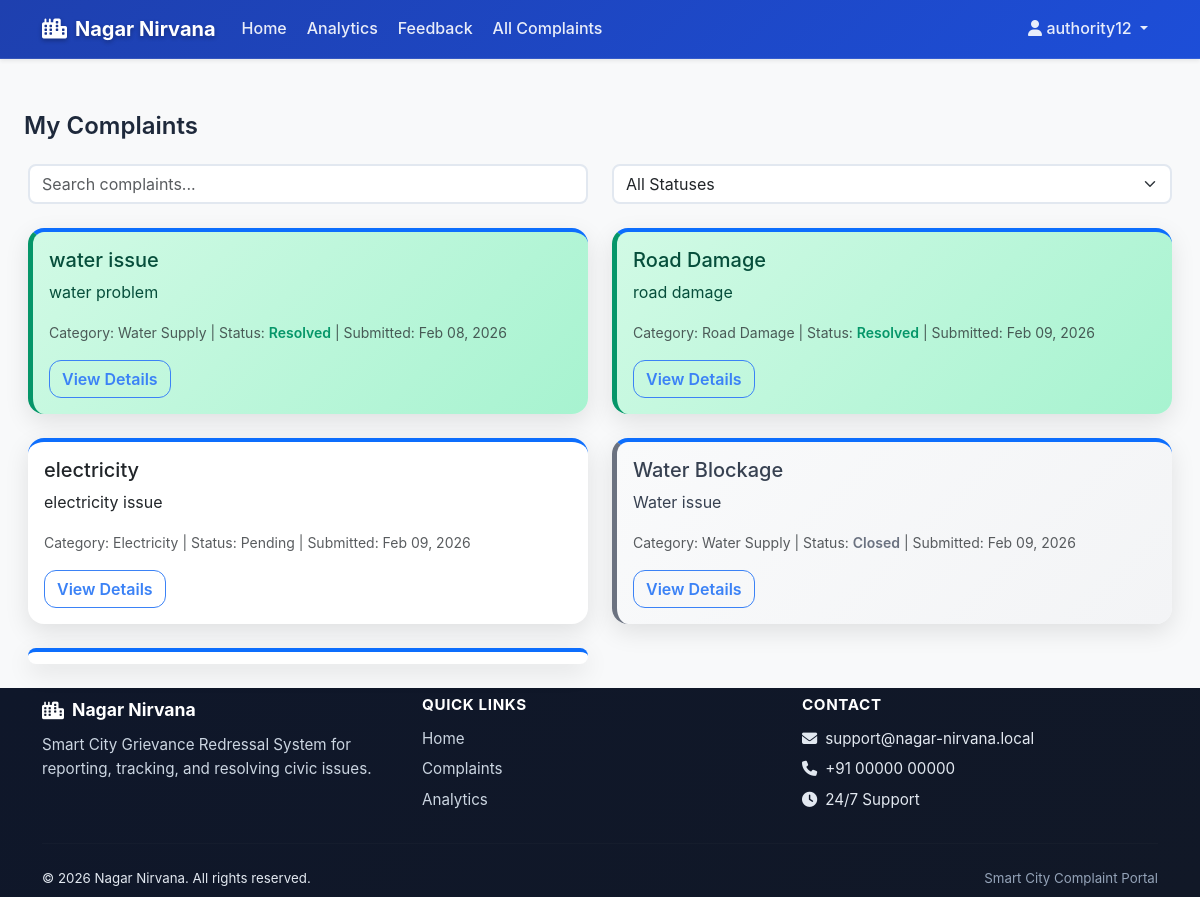
The app's page /complaints/ (signed in) with its own data.
### accounts/models.py (models this page shows)
class User(AbstractUser):
    is_citizen = models.BooleanField(default=True)
    is_authority = models.BooleanField(default=False)
    phone = models.CharField(max_length=15, blank=True)
    address = models.TextField(blank=True)

### complaints/models.py (models this page shows, shortened)
class Complaint(models.Model):
    STATUS_CHOICES = [
        ('Submitted', 'Submitted'),
        ('In Progress', 'In Progress'),
        ('Resolved', 'Resolved'),
        ('Closed', 'Closed'),
    ]
    PRIORITY_CHOICES = [
        ('low', 'Low'),
        ('medium', 'Medium'),
        ('high', 'High'),
        ('urgent', 'Urgent'),
    ]
    citizen = models.ForeignKey(
        User,
        on_delete=models.CASCADE,
        related_name='complaints'
    )
    tracking_id = models.CharField(max_length=25, unique=True, db_index=True, editable=False)
    category = models.ForeignKey(Category, on_delete=models.CASCADE)
    title = models.CharField(max_length=200)
    description = models.TextField()
    location = models.CharField(max_length=255, blank=True)
    latitude = models.FloatField(null=True, blank=True)
    longitude = models.FloatField(null=True, blank=True)
    image = models.ImageField(upload_to='complaints/', blank=True, null=True)
    video = models.FileField(upload_to='complaints/', blank=True, null=True)
    status = models.CharField(
        max_length=20,
        choices=STATUS_CHOICES,
        default='Submitted'
    )
    priority = models.CharField(
        max_length=20,
        choices=PRIORITY_CHOICES,
        default='medium'
    )
    assigned_to = models.ForeignKey(
        User,
        on_delete=models.SET_NULL,
        null=True,
        blank=True,
        related_name='assigned_complaints'
    )
    created_at = models.DateTimeField(default=timezone.now)
    updated_at = models.DateTimeField(auto_now=True)
    resolved_at = models.DateTimeField(null=True, blank=True)
    attachment = models.FileField(upload_to='complaints/', null=True, blank=True)

class Category(models.Model):
    name = models.CharField(max_length=100)
    description = models.TextField(blank=True)

### complaints/views.py (the view)
# urls.py: path('', views.complaint_list, name='complaint_list'),
@login_required
def complaint_list(request):
    if request.user.is_citizen:
        complaints = Complaint.objects.filter(citizen=request.user)
    else:
        complaints = Complaint.objects.all()
    return render(request, 'complaints/complaint_list.html', {
        'complaints': complaints,
        'page_title': 'My Complaints',
        'page_heading': 'My Complaints',
        'show_submit': True,
    })

### complaints/templates/complaints/complaint_list.html (shortened to what this page needs)
{% extends 'base.html' %}
{% block content %}
<div class="d-flex justify-content-between align-items-center mb-4">
    <h2 class="h4 fw-semibold mb-0 mt-3 mx-4">{{ page_heading|default:"My Complaints" }}</h2>
</div>
<div class="row mb-4 mx-3">
    <div class="col-md-6">
        <input type="text" id="searchInput" class="form-control" placeholder="Search complaints...">
    </div>
    <div class="col-md-6">
        <select id="statusFilter" class="form-select">
            <option value="">All Statuses</option>
        </select>
    </div>
</div>
{% if complaints %}
    <div class="row mx-3" id="complaintsContainer">
        {% for complaint in complaints %}
            <div class="col-md-6 mb-4 complaint-item" data-status="{{ complaint.status }}" data-title="{{ complaint.title|lower }}" data-description="{{ complaint.description|lower }}">
                <div class="card complaint-card {{ complaint.status }}">
                    <div class="card-body">
                        <h5 class="card-title">{{ complaint.title }}</h5>
                        <p class="card-text">{{ complaint.description|truncatechars:100 }}</p>
                        <p class="card-text">
                            <small class="text-muted">
                                Category: {{ complaint.category.name }} |
                                Status: <span class="status-{{ complaint.status }}">{{ complaint.get_status_display }}</span> |
                                Submitted: {{ complaint.created_at|date:"M d, Y" }}
                            </small>
                        </p>
                        <a href="{% url 'complaints:complaint_detail' pk=complaint.pk %}" class="btn btn-outline-primary">View Details</a>
                    </div>
                </div>
            </div>
        {% endfor %}
    </div>
{% endif %}
{% endblock %}

### templates/base.html (shortened to what this page needs)
﻿{% load static %}
<!DOCTYPE html>
<html lang="en" data-theme="light">
<head>
    <link href="https://cdn.jsdelivr.net/npm/bootstrap@5.3.2/dist/css/bootstrap.min.css" rel="stylesheet">
    <link href="https://cdnjs.cloudflare.com/ajax/libs/font-awesome/6.5.1/css/all.min.css" rel="stylesheet">
    <link rel="stylesheet" href="{% static 'css/style.css' %}?v={% now 'U' %}">
</head>
<body class="bg-light d-flex flex-column min-vh-100">
<nav class="navbar navbar-expand-lg navbar-light bg-white shadow-sm fixed-top">
    <div class="container">
        <a class="navbar-brand fw-bold text-primary" href="{% url 'accounts:home' %}">
            <i class="fas fa-city me-2"></i>Nagar Nirvana
        </a>
        <div class="collapse navbar-collapse" id="navMain">
            <ul class="navbar-nav me-auto">
                <li class="nav-item">
                    <a class="nav-link {% if request.resolver_match.url_name == 'home' %}active{% endif %}"
                       href="{% url 'accounts:home' %}">Home</a>
                </li>
                {% if user.is_authenticated and user.is_authority %}
                <li class="nav-item">
                    <a class="nav-link" href="{% url 'dashboard:analytics' %}">
                        Analytics
                    </a>
                </li>
                <li class="nav-item">
                    <a class="nav-link" href="{% url 'complaints:feedback_list' %}">
                        Feedback
                    </a>
                </li>
                <li class="nav-item">
                    <a class="nav-link" href="{% url 'complaints:complaint_list' %}">
                        All Complaints
                    </a>
                </li>
                {% endif %}
            </ul>
            <ul class="navbar-nav ms-auto">
                {% if user.is_authenticated %}
                    <li class="nav-item dropdown">
                        <a class="nav-link dropdown-toggle" href="#" role="button" data-bs-toggle="dropdown" aria-expanded="false">
                            <i class="fas fa-user"></i> {{ user.username }}
                        </a>
                    </li>
                {% else %}
                    <li class="nav-item"><a class="nav-link" href="{% url 'accounts:login' %}">Login</a></li>
                    <li class="nav-item">
                        <a class="btn btn-primary ms-2" href="{% url 'accounts:register' %}">Register</a>
                    </li>
                {% endif %}
            </ul>
        </div>
    </div>
</nav>
{% block content %}{% endblock %}
<footer class="site-footer mt-auto">
    <div class="container py-2">
        <div class="row g-4">
            <div class="col-md-4">
                <div class="footer-brand d-flex align-items-center mb-2">
                    <i class="fas fa-city me-2"></i>
                    <span class="fw-bold">Nagar Nirvana</span>
                </div>
                <p class="footer-text mb-0">
                    Smart City Grievance Redressal System for reporting, tracking, and resolving civic issues.
                </p>
            </div>
            <div class="col-md-4">
                <h6 class="footer-title">Quick Links</h6>
                <ul class="footer-links list-unstyled mb-0">
                    <li><a href="{% url 'accounts:home' %}">Home</a></li>
                    {% if user.is_authenticated and user.is_authority %}
                        <li><a href="{% url 'complaints:complaint_list' %}">Complaints</a></li>
                        <li><a href="{% url 'dashboard:analytics' %}">Analytics</a></li>
                    {% endif %}
                </ul>
            </div>
            <div class="col-md-4">
                <h6 class="footer-title">Contact</h6>
                <ul class="footer-links list-unstyled mb-0">
                    <li><i class="fas fa-envelope me-2"></i>support@nagar-nirvana.local</li>
                    <li><i class="fas fa-phone me-2"></i>+91 00000 00000</li>
                    <li><i class="fas fa-clock me-2"></i>24/7 Support</li>
                </ul>
            </div>
        </div>
        <hr class="footer-divider my-4">
        <div class="d-flex flex-column flex-md-row justify-content-between align-items-center gap-2">
            <small>© {% now "Y" %} Nagar Nirvana. All rights reserved.</small>
            <small class="footer-muted">Smart City Complaint Portal</small>
        </div>
    </div>
</footer>
</body>
</html>

### static/css/style.css (style rules this page uses)
:root { --primary-blue: #1e40af; --primary-teal: #0f766e; --secondary-green: #059669; --accent-gold: #fbbf24; --accent-orange: #ea580c; --accent-purple: #7c3aed; --light-bg: #f8fafc; --dark-bg: #1e293b; --navy-bg: #1e3a8a; --text-primary: #1e293b; --text-secondary: #64748b; --text-light: #94a3b8; --border-light: #e2e8f0; --shadow-light: rgba(0, 0, 0, 0.1); --shadow-medium: rgba(0, 0, 0, 0.15); }
html, body { margin: 0; padding: 0; }
body { font-family: 'Segoe UI', Tahoma, Geneva, Verdana, sans-serif; background-color: #f8f9fa; color: #1e293b; line-height: 1.6; padding-top: 70px; }
.navbar { background: linear-gradient(135deg, #1e40af 0%, #1d4ed8 100%) !important; box-shadow: 0 4px 6px -1px rgba(0, 0, 0, 0.1); backdrop-filter: blur(10px); border-bottom: 1px solid rgba(255, 255, 255, 0.1); margin-top: 0 !important; padding: 0.5rem; top: 0; z-index: 1030; }
.navbar .container { padding-top: 0; padding-bottom: 0; }
.navbar-brand { font-weight: 700 !important; font-size: 1.25rem !important; color: #ffffff !important; transition: all 0.3s ease; text-shadow: 0 2px 4px rgba(0, 0, 0, 0.3); }
.nav-link { font-weight: 500; color: rgba(255, 255, 255, 0.9) !important; transition: all 0.3s ease; border-radius: 8px; margin: 0 2px; position: relative; }
.card { border: none; border-radius: 16px; box-shadow: 0 8px 25px rgba(0, 0, 0, 0.1); animation: fadeInUp 0.6s ease-out; background-color: #ffffff; transition: all 0.3s ease; overflow: hidden; border-top: 4px solid #0d6efd; }
.btn-outline-primary { border-color: var(--primary-blue); color: var(--primary-blue); border-radius: 12px; font-weight: 600; transition: all 0.3s ease; }
.status-resolved { color: #059669; font-weight: 600; }
.status-closed { color: #6b7280; font-weight: 600; }
.complaint-card { transition: transform 0.3s ease, box-shadow 0.3s ease; cursor: pointer; }
.complaint-card.resolved { background: linear-gradient(135deg, #d1fae5 0%, #a7f3d0 100%); border-left: 5px solid #059669; }
.complaint-card.resolved .card-title, .complaint-card.resolved .card-text { color: #064e3b; }
.complaint-card.closed { background: linear-gradient(135deg, #f9fafb 0%, #f3f4f6 100%); border-left: 5px solid #6b7280; }
.complaint-card.closed .card-title, .complaint-card.closed .card-text { color: #374151; }
.form-control { border-radius: 8px; border: 2px solid #e2e8f0; transition: border-color 0.3s ease, box-shadow 0.3s ease; }
.form-select { border-radius: 8px; border: 2px solid #e2e8f0; transition: border-color 0.3s ease, box-shadow 0.3s ease; }
footer { margin-top: auto; background-color: #1e293b; color: #cbd5e1; }
:root { --primary-blue: #3b82f6; --primary-teal: #06b6d4; --accent-green: #10b981; --accent-purple: #8b5cf6; --text-dark: #111827; --text-muted: #6b7280; --bg-white: #ffffff; --bg-light: #f9fafb; --border-light: #e5e7eb; --shadow-sm: 0 1px 2px 0 rgba(0, 0, 0, 0.05); --shadow-md: 0 4px 6px -1px rgba(0, 0, 0, 0.1), 0 2px 4px -1px rgba(0, 0, 0, 0.06); --shadow-lg: 0 10px 15px -3px rgba(0, 0, 0, 0.1), 0 4px 6px -2px rgba(0, 0, 0, 0.05); --border-radius: 20px; }
body { background-color: #f8f9fa; font-family: 'Inter', sans-serif; }
.site-footer { background: linear-gradient(135deg, #0f172a 0%, #111827 100%); color: #e2e8f0; font-size: 0.95rem; }
.site-footer .footer-brand { font-size: 1.1rem; color: #ffffff; }
.site-footer .footer-text { color: #cbd5e1; }
.site-footer .footer-title { color: #ffffff; font-weight: 700; margin-bottom: 0.75rem; font-size: 0.95rem; text-transform: uppercase; letter-spacing: 0.04em; }
.site-footer .footer-links li { margin-bottom: 0.4rem; }
.site-footer .footer-links a { color: #cbd5e1; text-decoration: none; }
.site-footer .footer-divider { border-color: rgba(255, 255, 255, 0.08); }
.site-footer .footer-muted { color: #94a3b8; }

### records on screen
User: username "authority12"
Complaint: title "water issue", description "water problem", category.name "Water Supply", status "Resolved", created_at "Feb 08, 2026"
Complaint: title "Road Damage", description "road damage", category.name "Road Damage", status "Resolved", created_at "Feb 09, 2026"
Complaint: title "electricity", description "electricity issue", category.name "Electricity", status "Pending", created_at "Feb 09, 2026"
Complaint: title "Water Blockage", description "Water issue", category.name "Water Supply", status "Closed", created_at "Feb 09, 2026"

### other values on screen
{{ page_heading|default:"My Complaints" }} "My Complaints"
